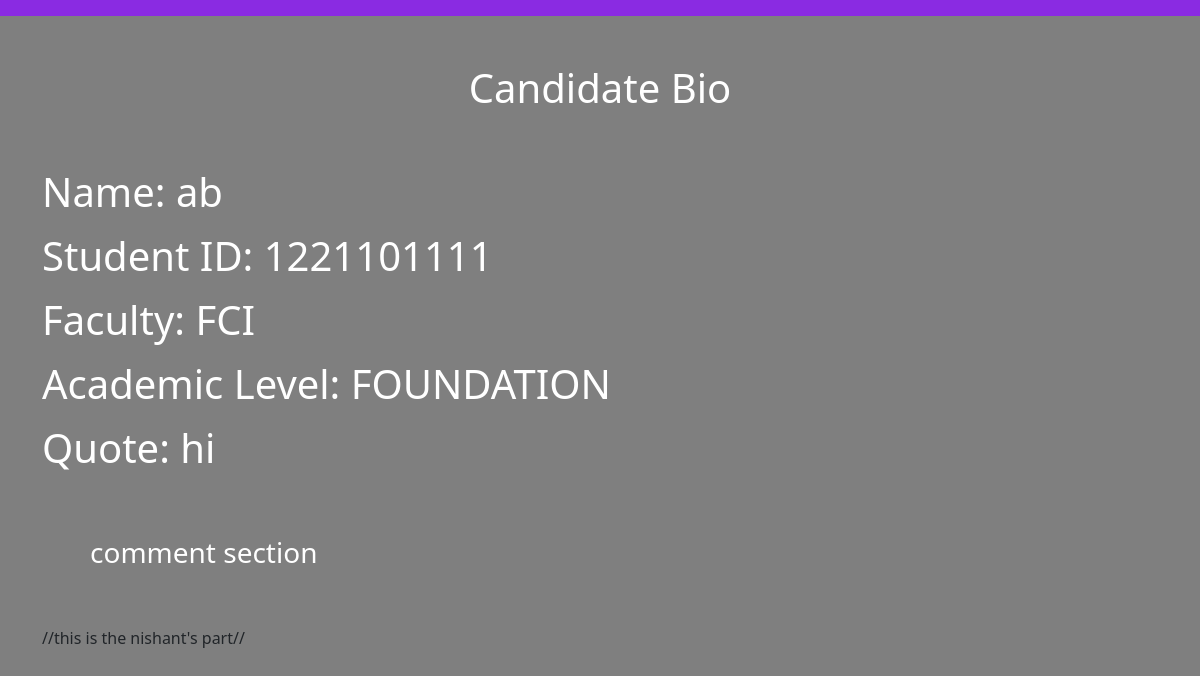
The app's page /candidate_biodata/1 (signed in), older data.
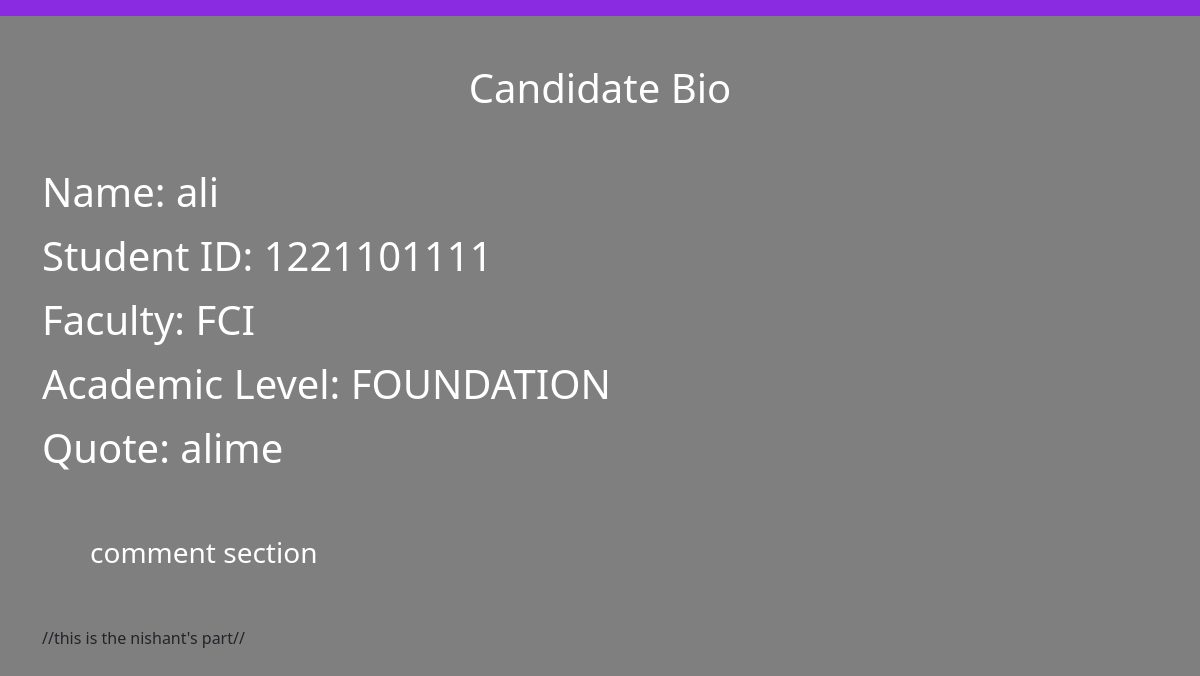
The same page, newer data.
### application/models.py (models this page shows, shortened)
class Candidate(db.Model):
      id = db.Column(db.Integer , primary_key = True)
      candidate_name = db.Column(db.String(100) , nullable=False)
      candidate_age = db.Column(db.String(100) , nullable=False)
      candidate_id = db.Column(db.Integer , nullable=False)
      candidate_faculty = db.Column(db.String(100) , nullable=False)
      candidate_level = db.Column(db.String(100) , nullable=False)
      candidate_quote = db.Column(db.String(500) , nullable=False)
      candidate_photo_filename = db.Column(db.String(100), default='candidate_image.jpg')
      candidate_id = db.Column(db.Integer , db.ForeignKey('candidate.id') , nullable = False)
      candidate_position = db.Column(db.String(500) , nullable=False)
      vote = db.relationship('Vote1' , backref = 'candidate' , lazy = True)
      image_file = db.Column((db.String(20)), nullable=False, default='candidate_image.jpg')

### application/routes.py (the view)
@app.route('/candidate_biodata/<int:candidate_id>')
@login_required
def candidate_biodata(candidate_id):
   candidate = Candidate.query.get_or_404(candidate_id)
   return render_template('candidate_biodata.html' , candidate_name = candidate.candidate_name, candidate = candidate)

### application/models.py (called while the page is built)
@login_manager.user_loader
def load_user(user_id):
      return User.query.get(int(user_id))

### application/templates/candidate_biodata.html (shortened to what this page needs)
<!DOCTYPE html>
<html lang="en">
<head>
    <link rel="stylesheet" href="../static/styles.css" >
    <link href="https://cdn.jsdelivr.net/npm/bootstrap@5.2.3/dist/css/bootstrap.min.css" rel="stylesheet">
</head>
<body class="home-pageWallpaper">
    <nav id="navbarBackground" class="navbar navbar-expand-lg">
    </nav>
    <h1 class="text-center text-white p-5">Candidate Bio</h1>
    <div class="container">
    <div class="candidate_name">
        <p class="text-white display-6">Name: <a style="text-decoration: none; color: white;" href="{{url_for('candidate_biodata' , candidate_id = candidate.id )}}">{{ candidate.candidate_name }}</a></p>
      </div>
      <div class="candidate_ID">
          <p class="text-white display-6">Student ID: {{ candidate.candidate_id }}</p>
      </div>
      <div class="candidate_faculty">
          <p class="text-white display-6">Faculty: {{ candidate.candidate_faculty }}</p>
      </div>
      <div class="candidate_academic_level">
          <p class="text-white display-6">Academic Level: {{ candidate.candidate_level }}</p>
      </div>
      <div class="candidate_quote">
          <p class="text-white display-6">Quote: {{ candidate.candidate_quote }}</p>
      </div>
      <h3 class="text-white p-5">comment section</h3>
      //this is the nishant's part//
    </div>
</body>
</html>

### application/static/styles.css (style rules this page uses)
#navbarBackground { background-color: blueviolet; }
.home-pageWallpaper { background: linear-gradient(to top, rgba(0,0,0,0.5)50%,rgba(0,0,0,0.5)50%), url(https://www.mmu.edu.my/wp-content/uploads/2022/12/1280_720_2.jpeg); background-size: cover; }

Row changes from the older to the newer data that the page shows:
changed Candidate "FCI": candidate_name "ab" → "ali"; candidate_quote "hi" → "alime"
